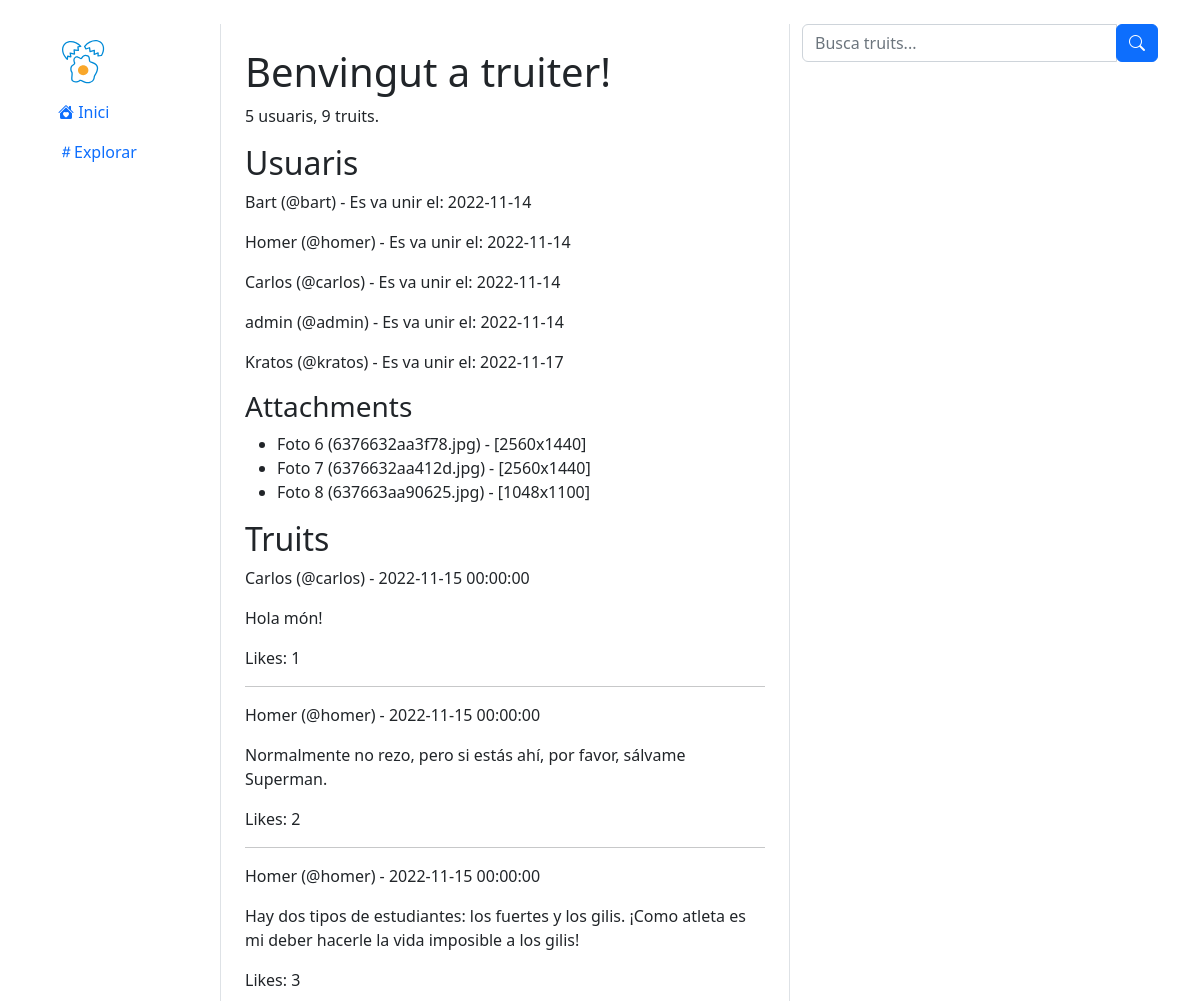
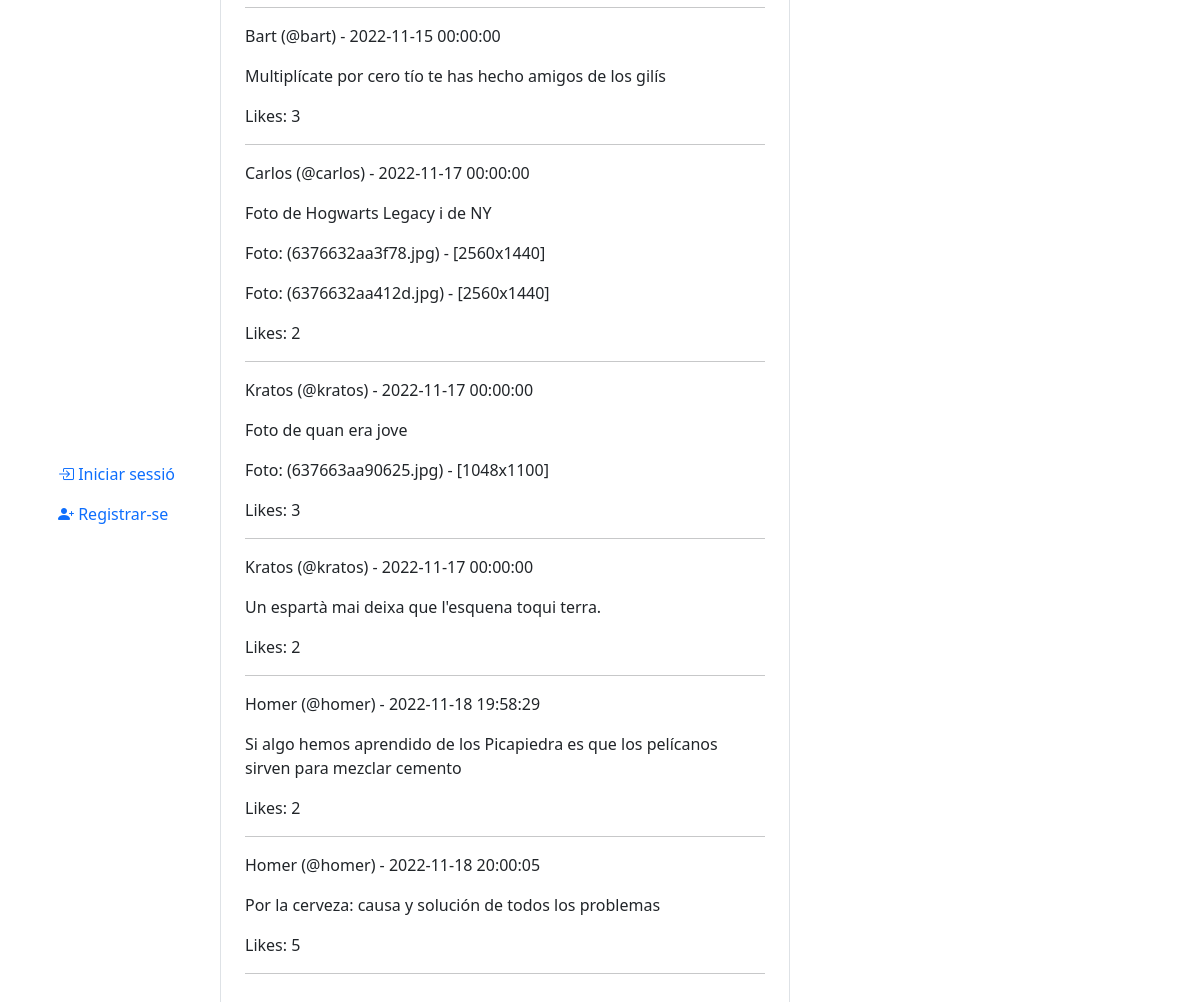
The page / on the database its author committed (2 pictures, top to bottom).
### tables this page shows
CREATE TABLE `user` (
  `id` int(11) NOT NULL,
  `name` varchar(50) NOT NULL,
  `username` varchar(15) NOT NULL,
  `created_at` date NOT NULL,
  `password` varchar(255) NOT NULL,
  `verified` tinyint(4) NOT NULL
);

CREATE TABLE `media` (
  `id` int(11) NOT NULL,
  `height` int(11) NOT NULL,
  `width` int(11) NOT NULL,
  `alt_text` varchar(255) NOT NULL,
  `url` varchar(255) NOT NULL,
  `tweet_id` int(11) NOT NULL
);

CREATE TABLE `tweet` (
  `id` int(11) NOT NULL,
  `text` varchar(280) NOT NULL,
  `author_id` int(11) NOT NULL,
  `created_at` datetime NOT NULL,
  `like_count` int(11) NOT NULL
);

### index.php (called while the page is built, shortened)
<?php
$dsn = "mysql:host=localhost;dbname=truiter";
try {
    $pdo = new PDO($dsn, "root");
} catch (PDOException $PDOException) {
    echo $PDOException->getMessage();
}
$consulta1 = $pdo->prepare("SELECT id, name, username, created_at FROM user");
$consulta1->execute();
$resultat1 = $consulta1->fetchAll(PDO::FETCH_ASSOC);
$consulta2 = $pdo->prepare("SELECT tweet.id AS tweet_id, tweet.text, tweet.author_id, tweet.created_at, tweet.like_count, user.name, user.username, user.id AS user_id FROM tweet INNER JOIN user ON tweet.author_id = user.id");
$consulta2->execute();
$resultat2 = $consulta2->fetchAll(PDO::FETCH_ASSOC);
$consulta3 = $pdo->prepare("SELECT media.id AS media_id, media.width, media.height, media.alt_text, media.tweet_id, tweet.id AS tweet_id FROM media INNER JOIN tweet ON media.tweet_id = tweet.id");
$consulta3->execute();
$resultat3 = $consulta3->fetchAll(PDO::FETCH_ASSOC);
require 'views/index.view.php';

### views/index.view.php (the view, shortened to what this page needs)
<!DOCTYPE html>
<html lang="ca">
<head>
    <link href="https://cdn.jsdelivr.net/npm/bootstrap@5.2.2/dist/css/bootstrap.min.css" rel="stylesheet"
>
    <link rel="stylesheet" href="https://cdn.jsdelivr.net/npm/bootstrap-icons@1.9.1/font/bootstrap-icons.css">
</head>
<body>
<main class="mt-4 container">
    <div class="row">
        <div class="position-fixed col-2 d-flex flex-column justify-content-between h-75">
            <?php require "partials/sidebar.php" ?>
        </div>
        <div class="offset-2 col-6 border-start border-end border-1 p-4">
            <h1>Benvingut a truiter!</h1>
            <p><?= count($resultat1) ?> usuaris, <?= count($resultat2) ?> truits.</p>
            <h2>Usuaris</h2>
            <?php foreach ($resultat1 as $user) : ?>
                <p><?= $user["name"] ?> (@<?= $user["username"] ?>) - Es va unir el: <?= $user["created_at"] ?></p>
            <?php endforeach; ?>
            <?php if (count($resultat3) > 0) : ?>
                <h3>Attachments</h3>
                <ul>
                    <?php foreach ($resultat3 as $attachment) : ?>
                        <li>Foto <?= $attachment["media_id"] ?> (<?= $attachment["alt_text"] ?>) -
                            [<?= $attachment["width"] ?>x<?= $attachment["height"] ?>]
                        </li>
                    <?php endforeach; ?>
                </ul>
            <?php endif; ?>
            <h2>Truits</h2>
            <?php foreach ($resultat2 as $tweet) : ?>
                <p><?= $tweet["name"] ?> (@<?= $tweet["username"] ?>) -
                    <?= $tweet["created_at"] ?></p>
                <blockquote><?= $tweet["text"] ?></blockquote>
                <?php foreach ($resultat3 as $foto) : ?>
                    <?php if ($foto["tweet_id"] == $tweet["tweet_id"]): ?>
                        <p>Foto: (<?= $foto["alt_text"] ?>) - [<?= $foto["width"] ?>x<?= $foto["height"] ?>]</p>
                    <?php endif; ?>
                <?php endforeach; ?>
                <p>Likes: <?= $tweet["like_count"]; ?></p>
                <hr/>
            <?php endforeach; ?>
        </div>
        <div class="col-4">
            <form class="mb-4" method="post" action="search-process.php">
                <div class="input-group mb-3">
                    <input type="text" name="search" class="form-control input-text" placeholder="Busca truits...">
                    <div class="input-group-append">
                        <button class="btn btn-primary"><i class="bi bi-search"></i>
                        </button>
                    </div>
                </div>
            </form>
        </div>
    </div>
</main>
</body>
</html>

### partials/sidebar.php (shortened to what this page needs)
<nav class="navbar navbar-light flex-column align-items-start">
    <a class="ms-3 navbar-brand" href="index.php">
        <img src="assets/eggcracked_2.svg" alt="" width="50" height="50">
    </a>
    <ul class="nav flex-column">
        <li class="nav-item"><a class="nav-link" href="index.php"><i class="bi bi-house-heart-fill"></i>
                Inici</a></li>
        <li class="nav-item"><a class="nav-link" href="explore.php"><i class="bi bi-hash"></i>Explorar</a>
        </li>
    </ul>
</nav>
<nav>
    <ul class="nav flex-column">
        <?php if (!empty($_SESSION["data"]["username"]) && !empty($_SESSION["data"]["token"])) : ?>
            <li class="nav-item">
                <a class="nav-link" href="profile.php">
                    <i class="bi bi-person-fill"></i>
                    <?= $_SESSION["data"]["username"] ?>
                </a>
            </li>
            <li class="nav-item">
                <a class="nav-link" href="logout.php"><i class="bi bi-box-arrow-in-left"></i>
                    Tancar sessió
                </a>
            </li>
        <?php else : ?>
            <li class="nav-item">
                <a class="nav-link" href="login.php"><i class="bi bi-box-arrow-in-right"></i>
                    Iniciar sessió
                </a>
            </li>
            <li class="nav-item">
                <a class="nav-link" href="register.php"><i class="bi bi-person-plus-fill"></i>
                    Registrar-se
                </a>
            </li>
        <?php endif; ?>
    </ul>
</nav>

### rows shown on the page
user: name "Bart", username "bart", created_at "2022-11-14"
user: name "Homer", username "homer", created_at "2022-11-14"
user: name "Carlos", username "carlos", created_at "2022-11-14"
user: name "admin", username "admin", created_at "2022-11-14"
user: name "Kratos", username "kratos", created_at "2022-11-17"
media: id "6", alt_text "6376632aa3f78.jpg", width "2560", height "1440"
media: id "7", alt_text "6376632aa412d.jpg", width "2560", height "1440"
media: id "8", alt_text "637663aa90625.jpg", width "1048", height "1100"
tweet: author.name "Carlos", author.username "carlos", created_at "2022-11-15 00:00:00", text "Hola món!", like_count "1"
tweet: author.name "Homer", author.username "homer", created_at "2022-11-15 00:00:00", text "Normalmente no rezo, pero si estás ahí, por favor, sálvame Superman.", like_count "2"
tweet: author.name "Homer", author.username "homer", created_at "2022-11-15 00:00:00", text "Hay dos tipos de estudiantes: los fuertes y los gilis. ¡Como atleta es mi deber hacerle la vida imposible a los gilis!", like_count "3"
tweet: author.name "Bart", author.username "bart", created_at "2022-11-15 00:00:00", text "Multiplícate por cero tío te has hecho amigos de los gilís", like_count "3"
tweet: author.name "Carlos", author.username "carlos", created_at "2022-11-17 00:00:00", text "Foto de Hogwarts Legacy i de NY", like_count "2"
tweet: author.name "Kratos", author.username "kratos", created_at "2022-11-17 00:00:00", text "Foto de quan era jove", like_count "3"
tweet: author.name "Kratos", author.username "kratos", created_at "2022-11-17 00:00:00", text "Un espartà mai deixa que l'esquena toqui terra.", like_count "2"
tweet: author.name "Homer", author.username "homer", created_at "2022-11-18 19:58:29", text "Si algo hemos aprendido de los Picapiedra es que los pelícanos sirven para mezclar cemento", like_count "2"
tweet: author.name "Homer", author.username "homer", created_at "2022-11-18 20:00:05", text "Por la cerveza: causa y solución de todos los problemas", like_count "5"

### other values the page prints
count($resultat1) "5"
count($resultat2) "9"
